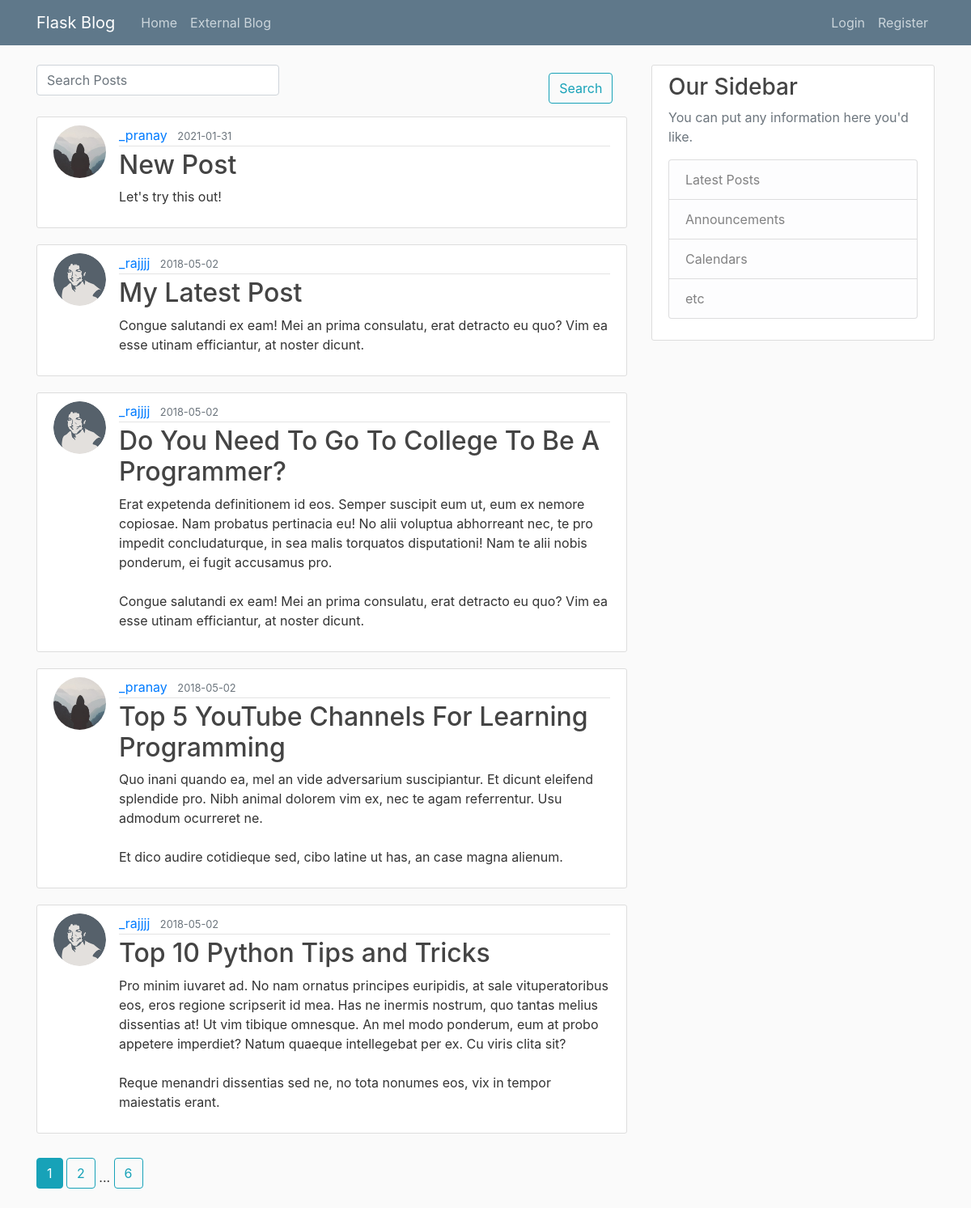
Page /home on the earlier database version.
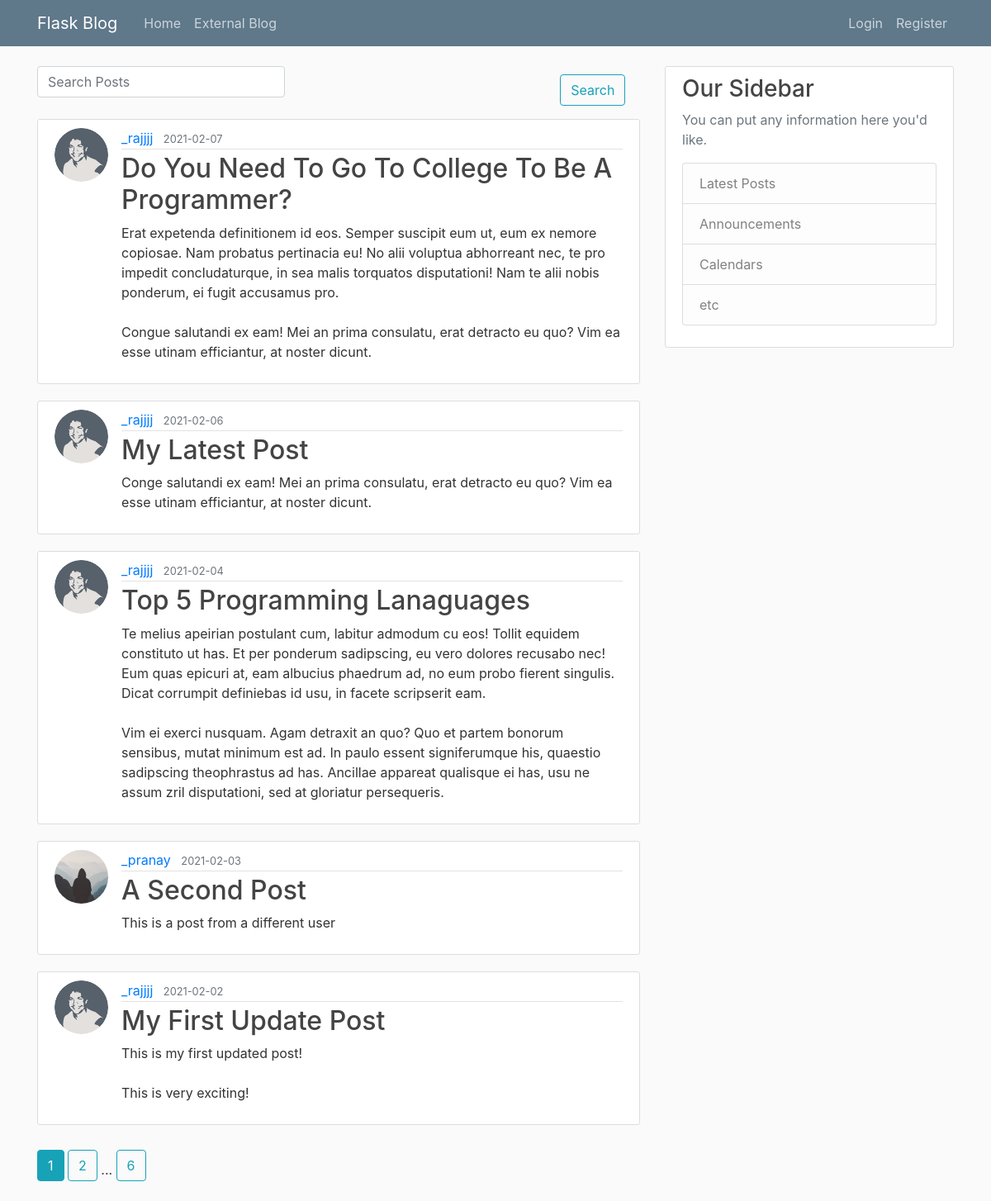
Same page on the later database version.
### flaskblog/models.py (models this page shows, shortened)
class Post(db.Model):
    id = db.Column(db.Integer, primary_key=True)
    title = db.Column(db.String(100), nullable=False)
    date_posted = db.Column(db.DateTime, nullable=False, default=datetime.utcnow)
    content = db.Column(db.Text, nullable=False)
    user_id = db.Column(db.Integer, db.ForeignKey('user.id'), nullable=False)

class User(db.Model, UserMixin):
    id = db.Column(db.Integer, primary_key=True)
    username = db.Column(db.String(20), unique=True, nullable=False)
    email = db.Column(db.String(120), unique=True, nullable=False)
    image_file = db.Column(db.String(20), nullable=False, default='default.jpg')
    password = db.Column(db.String(60), nullable=False)
    posts = db.relationship('Post', backref='author', lazy=True)

### flaskblog/routes.py (the view)
@app.route("/")
@app.route("/home", methods=['GET', 'POST'])
def home():
    page = request.args.get('page', 1, type=int)
    posts = Post.query.order_by(Post.date_posted.desc()).paginate(page=page, per_page=5)
    form = SearchForm(request.form)
    return render_template('home.html', posts=posts, form=form)

### flaskblog/forms.py
class SearchForm(Form):
    post = StringField('Post', validators=[DataRequired(),Length(max=100)],render_kw={"placeholder": "Search Posts"})
    search = SubmitField('Search')

### flaskblog/templates/home.html (shortened to what this page needs)
{% extends "layout.html" %}
{% block content %}
  <form>
    <div class="form-group">
      <div class="row">
        <div class="col-sm-10">
          {{form.post(class="form-control")}}
        </div>
        <div class="col-sm">
          {{ form.search(class="btn btn-outline-info") }}
        </div>
      </div>
    </div>
  </form>
  {% for post in posts.items %}
    <article class="media content-section">
      <img class="rounded-circle article-img" src="{{ url_for('static', filename='profile_pics/' + post.author.image_file) }}">
      <div class="media-body">
        <div class="article-metadata">
          <a class="mr-2" href="{{ url_for('user_posts', username=post.author.username) }}">{{ post.author.username }}</a>
          <small class="text-muted">{{ post.date_posted.strftime('%Y-%m-%d') }}</small>
        </div>
        <h2><a class="article-title" href="{{ url_for('post', post_id=post.id) }}">{{ post.title }}</a></h2>
        <p class="article-content">{{ post.content }}</p>
      </div>
    </article>
  {% endfor %}
  {% for page_num in posts.iter_pages(left_edge=1, right_edge=1, left_current=1, right_current=2) %}
    {% if page_num %}
      {% if posts.page == page_num %}
        <a class="btn btn-info mb-4" href="{{ url_for('home', page=page_num) }}">{{ page_num }}</a>
      {% else %}
        <a class="btn btn-outline-info mb-4" href="{{ url_for('home', page=page_num) }}">{{ page_num }}</a>
      {% endif %}
    {% else %}
      ...
    {% endif %}
  {% endfor %}
{% endblock content %}

Differences in the rows shown:
no longer on this page (row unchanged): Post: image_file (placeholder picture), author.username "_pranay", date_posted "2021-01-31", title "New Post", content "Let's try this out!"
no longer on this page (row unchanged): Post: image_file (placeholder picture), author.username "_pranay", date_posted "2018-05-02", title "Top 5 YouTube Channels For Learning Programming", content "Quo inani quando ea, mel an vide adversarium suscipiantur. Et dicunt eleifend splendide pro. Nibh animal dolorem vim ex, nec te agam referrentur. Usu admodum ocurreret ne. Et dico audire cotidieque sed, cibo latine ut has, an case magna alienum."
no longer on this page (row unchanged): Post: image_file (picture), author.username "_rajjjj", date_posted "2018-05-02", title "Top 10 Python Tips and Tricks", content "Pro minim iuvaret ad. No nam ornatus principes euripidis, at sale vituperatoribus eos, eros regione scripserit id mea. Has ne inermis nostrum, quo tantas melius dissentias at! Ut vim tibique omnesque. An mel modo ponderum, eum at probo appetere imperdiet? Natum quaeque intellegebat per ex. Cu viris clita sit? Reque menandri dissentias sed ne, no tota nonumes eos, vix in tempor maiestatis erant."
changed Post "Do You Need To Go To College To Be A Programmer?": date_posted "2018-05-02" → "2021-02-07"; moves up the list
changed Post "My Latest Post": date_posted "2018-05-02" → "2021-02-06"; content "Congue salutandi ex eam! Mei an prima consulatu, erat detracto eu quo? Vim ea esse utinam efficiantur, at noster dicunt." → "Conge salutandi ex eam! Mei an prima consulatu, erat detracto eu quo? Vim ea esse utinam efficiantur, at noster dicunt."
now on this page (row edited): Post: image_file (picture), author.username "_rajjjj", date_posted "2021-02-04", title "Top 5 Programming Lanaguages", content "Te melius apeirian postulant cum, labitur admodum cu eos! Tollit equidem constituto ut has. Et per ponderum sadipscing, eu vero dolores recusabo nec! Eum quas epicuri at, eam albucius phaedrum ad, no eum probo fierent singulis. Dicat corrumpit definiebas id usu, in facete scripserit eam. Vim ei exerci nusquam. Agam detraxit an quo? Quo et partem bonorum sensibus, mutat minimum est ad. In paulo essent signiferumque his, quaestio sadipscing theophrastus ad has. Ancillae appareat qualisque ei has, usu ne assum zril disputationi, sed at gloriatur persequeris."
now on this page (row edited): Post: image_file (placeholder picture), author.username "_pranay", date_posted "2021-02-03", title "A Second Post", content "This is a post from a different user"
now on this page (row edited): Post: image_file (picture), author.username "_rajjjj", date_posted "2021-02-02", title "My First Update Post", content "This is my first updated post! This is very exciting!"
